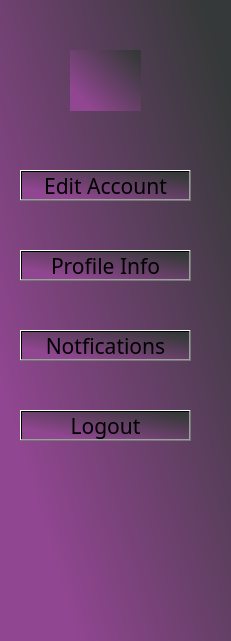
  <widget class="QWidget" name="sidebarWidget" native="true">
   <property name="geometry">
    <rect>
     <x>0</x>
     <y>0</y>
     <width>231</width>
     <height>641</height>
    </rect>
   </property>
   <property name="palette">
    <palette>
     <active>
      <colorrole role="WindowText">
       <brush brushstyle="SolidPattern">
        <color alpha="255">
         <red>255</red>
         <green>255</green>
         <blue>255</blue>
        </color>
       </brush>
      </colorrole>
      <colorrole role="Button">
       <brush brushstyle="LinearGradientPattern">
        <gradient startx="0.000000000000000" starty="0.795000000000000" endx="0.911000000000000" endy="0.045454500000000" type="LinearGradient" spread="PadSpread" coordinatemode="ObjectBoundingMode">
         <gradientstop position="0.100559000000000">
          <color alpha="255">
           <red>145</red>
           <green>70</green>
           <blue>145</blue>
          </color>
         </gradientstop>
         <gradientstop position="1.000000000000000">
          <color alpha="255">
           <red>54</red>
           <green>57</green>
           <blue>57</blue>
          </color>
         </gradientstop>
        </gradient>
       </brush>
      </colorrole>
      <colorrole role="Text">
       <brush brushstyle="SolidPattern">
        <color alpha="255">
         <red>255</red>
         <green>255</green>
         <blue>255</blue>
        </color>
       </brush>
      </colorrole>
      <colorrole role="ButtonText">
       <brush brushstyle="SolidPattern">
        <color alpha="255">
         <red>255</red>
         <green>255</green>
         <blue>255</blue>
        </color>
       </brush>
      </colorrole>
      <colorrole role="Base">
       <brush brushstyle="LinearGradientPattern">
        <gradient startx="0.000000000000000" starty="0.795000000000000" endx="0.911000000000000" endy="0.045454500000000" type="LinearGradient" spread="PadSpread" coordinatemode="ObjectBoundingMode">
         <gradientstop position="0.100559000000000">
          <color alpha="255">
           <red>145</red>
           <green>70</green>
           <blue>145</blue>
          </color>
         </gradientstop>
         <gradientstop position="1.000000000000000">
          <color alpha="255">
           <red>54</red>
           <green>57</green>
           <blue>57</blue>
          </color>
         </gradientstop>
        </gradient>
       </brush>
      </colorrole>
      <colorrole role="Window">
       <brush brushstyle="LinearGradientPattern">
        <gradient startx="0.000000000000000" starty="0.795000000000000" endx="0.911000000000000" endy="0.045454500000000" type="LinearGradient" spread="PadSpread" coordinatemode="ObjectBoundingMode">
         <gradientstop position="0.100559000000000">
          <color alpha="255">
           <red>145</red>
           <green>70</green>
           <blue>145</blue>
          </color>
         </gradientstop>
         <gradientstop position="1.000000000000000">
          <color alpha="255">
           <red>54</red>
           <green>57</green>
           <blue>57</blue>
          </color>
         </gradientstop>
        </gradient>
       </brush>
      </colorrole>
      <colorrole role="PlaceholderText">
       <brush brushstyle="SolidPattern">
        <color alpha="128">
         <red>255</red>
         <green>255</green>
         <blue>255</blue>
        </color>
       </brush>
      </colorrole>
     </active>
     <inactive>
      <colorrole role="WindowText">
       <brush brushstyle="SolidPattern">
        <color alpha="255">
         <red>255</red>
         <green>255</green>
         <blue>255</blue>
        </color>
       </brush>
      </colorrole>
      <colorrole role="Button">
       <brush brushstyle="LinearGradientPattern">
        <gradient startx="0.000000000000000" starty="0.795000000000000" endx="0.911000000000000" endy="0.045454500000000" type="LinearGradient" spread="PadSpread" coordinatemode="ObjectBoundingMode">
         <gradientstop position="0.100559000000000">
          <color alpha="255">
           <red>145</red>
           <green>70</green>
           <blue>145</blue>
          </color>
         </gradientstop>
         <gradientstop position="1.000000000000000">
          <color alpha="255">
           <red>54</red>
           <green>57</green>
           <blue>57</blue>
          </color>
         </gradientstop>
        </gradient>
       </brush>
      </colorrole>
      <colorrole role="Text">
       <brush brushstyle="SolidPattern">
        <color alpha="255">
         <red>255</red>
         <green>255</green>
         <blue>255</blue>
        </color>
       </brush>
      </colorrole>
      <colorrole role="ButtonText">
       <brush brushstyle="SolidPattern">
        <color alpha="255">
         <red>255</red>
         <green>255</green>
         <blue>255</blue>
        </color>
       </brush>
      </colorrole>
      <colorrole role="Base">
       <brush brushstyle="LinearGradientPattern">
        <gradient startx="0.000000000000000" starty="0.795000000000000" endx="0.911000000000000" endy="0.045454500000000" type="LinearGradient" spread="PadSpread" coordinatemode="ObjectBoundingMode">
         <gradientstop position="0.100559000000000">
          <color alpha="255">
           <red>145</red>
           <green>70</green>
           <blue>145</blue>
          </color>
         </gradientstop>
         <gradientstop position="1.000000000000000">
          <color alpha="255">
           <red>54</red>
           <green>57</green>
           <blue>57</blue>
          </color>
         </gradientstop>
        </gradient>
       </brush>
      </colorrole>
      <colorrole role="Window">
       <brush brushstyle="LinearGradientPattern">
        <gradient startx="0.000000000000000" starty="0.795000000000000" endx="0.911000000000000" endy="0.045454500000000" type="LinearGradient" spread="PadSpread" coordinatemode="ObjectBoundingMode">
         <gradientstop position="0.100559000000000">
          <color alpha="255">
           <red>145</red>
           <green>70</green>
           <blue>145</blue>
          </color>
         </gradientstop>
         <gradientstop position="1.000000000000000">
          <color alpha="255">
           <red>54</red>
           <green>57</green>
           <blue>57</blue>
          </color>
         </gradientstop>
        </gradient>
       </brush>
      </colorrole>
      <colorrole role="PlaceholderText">
       <brush brushstyle="SolidPattern">
        <color alpha="128">
         <red>255</red>
         <green>255</green>
         <blue>255</blue>
        </color>
       </brush>
      </colorrole>
     </inactive>
     <disabled>
      <colorrole role="WindowText">
       <brush brushstyle="SolidPattern">
        <color alpha="255">
         <red>255</red>
         <green>255</green>
         <blue>255</blue>
        </color>
       </brush>
      </colorrole>
      <colorrole role="Button">
       <brush brushstyle="LinearGradientPattern">
        <gradient startx="0.000000000000000" starty="0.795000000000000" endx="0.911000000000000" endy="0.045454500000000" type="LinearGradient" spread="PadSpread" coordinatemode="ObjectBoundingMode">
         <gradientstop position="0.100559000000000">
          <color alpha="255">
           <red>145</red>
           <green>70</green>
           <blue>145</blue>
          </color>
         </gradientstop>
         <gradientstop position="1.000000000000000">
          <color alpha="255">
           <red>54</red>
           <green>57</green>
           <blue>57</blue>
          </color>
         </gradientstop>
        </gradient>
       </brush>
      </colorrole>
      <colorrole role="Text">
       <brush brushstyle="SolidPattern">
        <color alpha="255">
         <red>255</red>
         <green>255</green>
         <blue>255</blue>
        </color>
       </brush>
      </colorrole>
      <colorrole role="ButtonText">
       <brush brushstyle="SolidPattern">
        <color alpha="255">
         <red>255</red>
         <green>255</green>
         <blue>255</blue>
        </color>
       </brush>
      </colorrole>
      <colorrole role="Base">
       <brush brushstyle="LinearGradientPattern">
        <gradient startx="0.000000000000000" starty="0.795000000000000" endx="0.911000000000000" endy="0.045454500000000" type="LinearGradient" spread="PadSpread" coordinatemode="ObjectBoundingMode">
         <gradientstop position="0.100559000000000">
          <color alpha="255">
           <red>145</red>
           <green>70</green>
           <blue>145</blue>
          </color>
         </gradientstop>
         <gradientstop position="1.000000000000000">
          <color alpha="255">
           <red>54</red>
           <green>57</green>
           <blue>57</blue>
          </color>
         </gradientstop>
        </gradient>
       </brush>
      </colorrole>
      <colorrole role="Window">
       <brush brushstyle="LinearGradientPattern">
        <gradient startx="0.000000000000000" starty="0.795000000000000" endx="0.911000000000000" endy="0.045454500000000" type="LinearGradient" spread="PadSpread" coordinatemode="ObjectBoundingMode">
         <gradientstop position="0.100559000000000">
          <color alpha="255">
           <red>145</red>
           <green>70</green>
           <blue>145</blue>
          </color>
         </gradientstop>
         <gradientstop position="1.000000000000000">
          <color alpha="255">
           <red>54</red>
           <green>57</green>
           <blue>57</blue>
          </color>
         </gradientstop>
        </gradient>
       </brush>
      </colorrole>
      <colorrole role="PlaceholderText">
       <brush brushstyle="SolidPattern">
        <color alpha="128">
         <red>255</red>
         <green>255</green>
         <blue>255</blue>
        </color>
       </brush>
      </colorrole>
     </disabled>
    </palette>
   </property>
   <property name="autoFillBackground">
    <bool>false</bool>
   </property>
   <property name="styleSheet">
    <string notr="true">background-color: qlineargradient(spread:pad, x1:0, y1:0.795, x2:0.911, y2:0.0454545, stop:0.100559 rgba(145, 70, 145, 255), stop:1 rgba(54, 57, 57, 255));

</string>
   </property>
   <widget class="QLabel" name="label">
    <property name="geometry">
     <rect>
      <x>70</x>
      <y>50</y>
      <width>71</width>
      <height>61</height>
     </rect>
    </property>
    <property name="frameShape">
     <enum>QFrame::Shape::NoFrame</enum>
    </property>
    <property name="text">
     <string/>
    </property>
    <property name="pixmap">
     <pixmap resource="resources.qrc">:/new/prefix1/images/8dff49985d0d8afa53751d9ba8907aed.png</pixmap>
    </property>
    <property name="scaledContents">
     <bool>true</bool>
    </property>
   </widget>
   <widget class="QPushButton" name="profileInfoBtn">
    <property name="geometry">
     <rect>
      <x>20</x>
      <y>250</y>
      <width>171</width>
      <height>31</height>
     </rect>
    </property>
    <property name="font">
     <font>
      <family>Segoe Print</family>
      <pointsize>16</pointsize>
     </font>
    </property>
    <property name="text">
     <string>Profile Info</string>
    </property>
   </widget>
   <widget class="QPushButton" name="editAccountBtn">
    <property name="geometry">
     <rect>
      <x>20</x>
      <y>170</y>
      <width>171</width>
      <height>31</height>
     </rect>
    </property>
    <property name="font">
     <font>
      <family>Segoe Print</family>
      <pointsize>16</pointsize>
     </font>
    </property>
    <property name="text">
     <string>Edit Account</string>
    </property>
   </widget>
   <widget class="QPushButton" name="notficationsBtn">
    <property name="geometry">
     <rect>
      <x>20</x>
      <y>330</y>
      <width>171</width>
      <height>31</height>
     </rect>
    </property>
    <property name="font">
     <font>
      <family>Segoe Print</family>
      <pointsize>16</pointsize>
     </font>
    </property>
    <property name="text">
     <string>Notfications</string>
    </property>
   </widget>
   <widget class="QPushButton" name="logoutBtn">
    <property name="geometry">
     <rect>
      <x>20</x>
      <y>410</y>
      <width>171</width>
      <height>31</height>
     </rect>
    </property>
    <property name="font">
     <font>
      <family>Segoe Print</family>
      <pointsize>16</pointsize>
     </font>
    </property>
    <property name="text">
     <string>Logout</string>
    </property>
   </widget>
  </widget>
